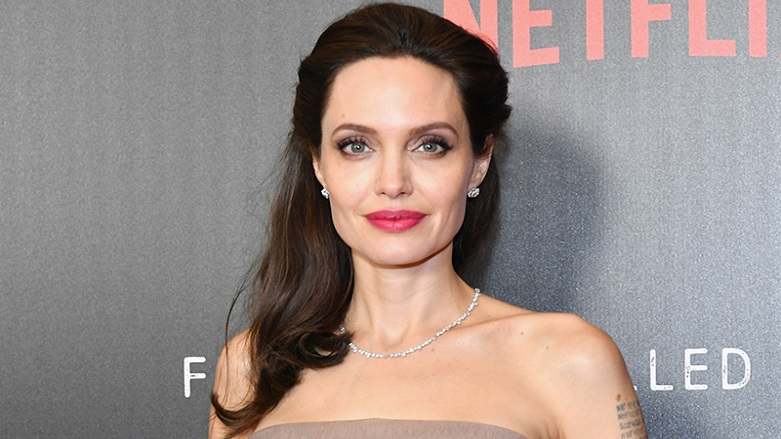
#> input picture OpenCV/YuzTanima/yuz.jpg, 781 x 439 px
$ python yuzTanima.py
#> lines starting #> are read from the running program, lines starting #| are printed output that depends on the picture; after the words box and inside, x2 and y2 are one past the last pixel; in counts of white or black regions, pixels touching at a corner belong together
import cv2

yuz_casc = cv2.CascadeClassifier(r"haarcascades\haarcascade_frontalface_default.xml")

resim = cv2.imread("yuz.jpg")
#> resim is the input picture: shape (439, 781, 3); mean B, G, R 136.7, 140.9, 153.4

gri_resim = cv2.cvtColor(resim, cv2.COLOR_BGR2GRAY)
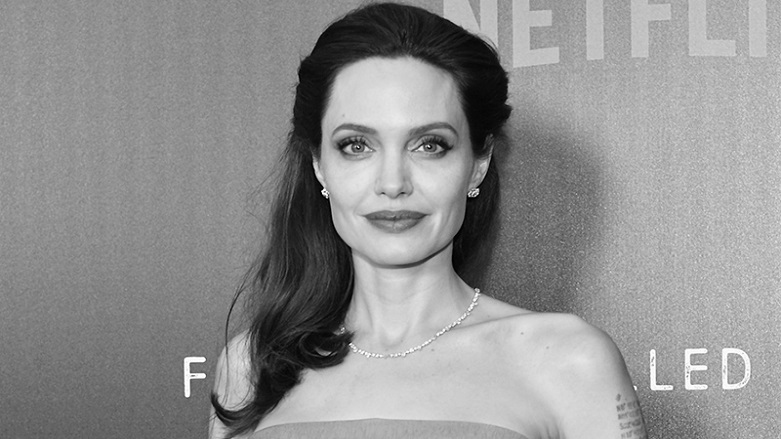
#> gri_resim: shape (439, 781); min 0, max 255, mean 144.1

yuzler = yuz_casc.detectMultiScale(gri_resim, 1.1, 4)#gri resim, resmin buyutulme oranı, resim taranırken her aday dikdörtgenin kaç adet komşusu olması gerektiğini söyluyoruz
#> yuzler = [[292, 68, 202, 202]]

print(yuzler)
#| [[292  68 202 202]]

for (x, y, w, h) in yuzler:
    cv2.rectangle(resim, (x, y), (x+w, y+h), (255, 0, 0), 2)
#> this loop made 1 pass
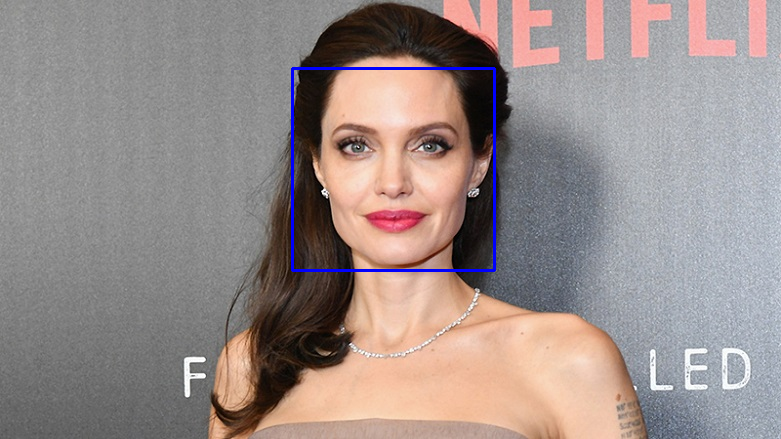
#> resim: shape (439, 781, 3); 0.71% of pixels changed, all inside (x1, y1, x2, y2) = (291, 67, 496, 272)

cv2.imshow("Yuz", resim)

cv2.waitKey(0)
cv2.destroyAllWindows()
